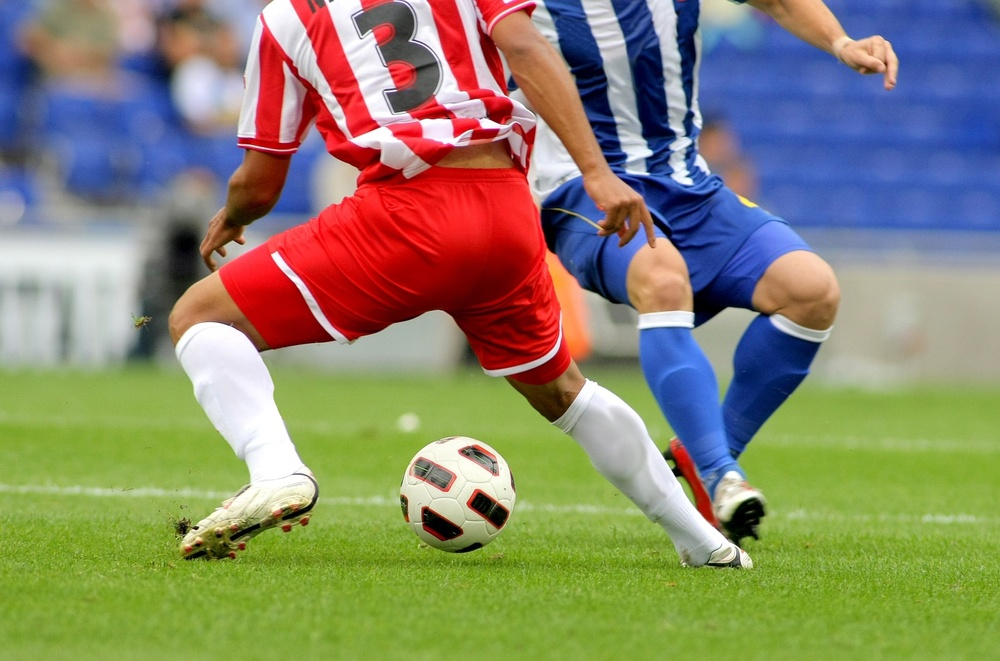
#> input picture m/0324/soccer.jpg, 1000 x 661 px, shrunk from 1434 x 948 before the run
$ python practice2.py
#> lines starting #> are read from the running program, lines starting #| are printed output that depends on the picture
import cv2 as cv
import matplotlib.pyplot as plt

img=cv.imread('soccer.jpg')
#> img is the input picture: shape (661, 1000, 3); mean B, G, R 107.3, 133.3, 136.8
h=cv.calcHist([img],[2],None,[256],[0,256])
#> h = 256 values, max 9233 at index 255, min 583 at index 15, mean 2582

plt.plot(h,color='r',linewidth=1)
plt.title("Red Channel Histogram")
plt.xlabel("Pixel Value")
plt.ylabel("Frequency")
plt.show()
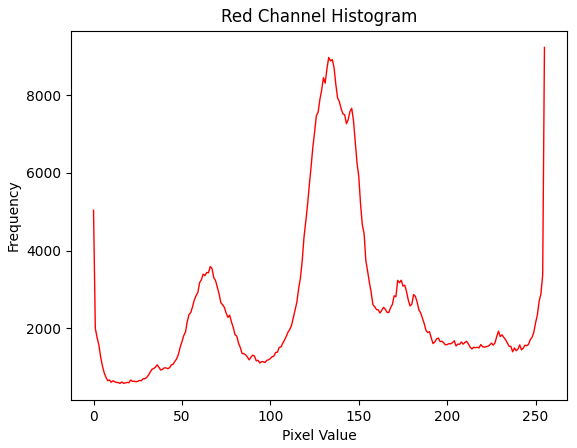
#> figure drawn by matplotlib, 1 panel; curve peaks at x = 255, y = 9233

$ run again, with m/0324/girl_laughing.jpg copied over m/0324/soccer.jpg
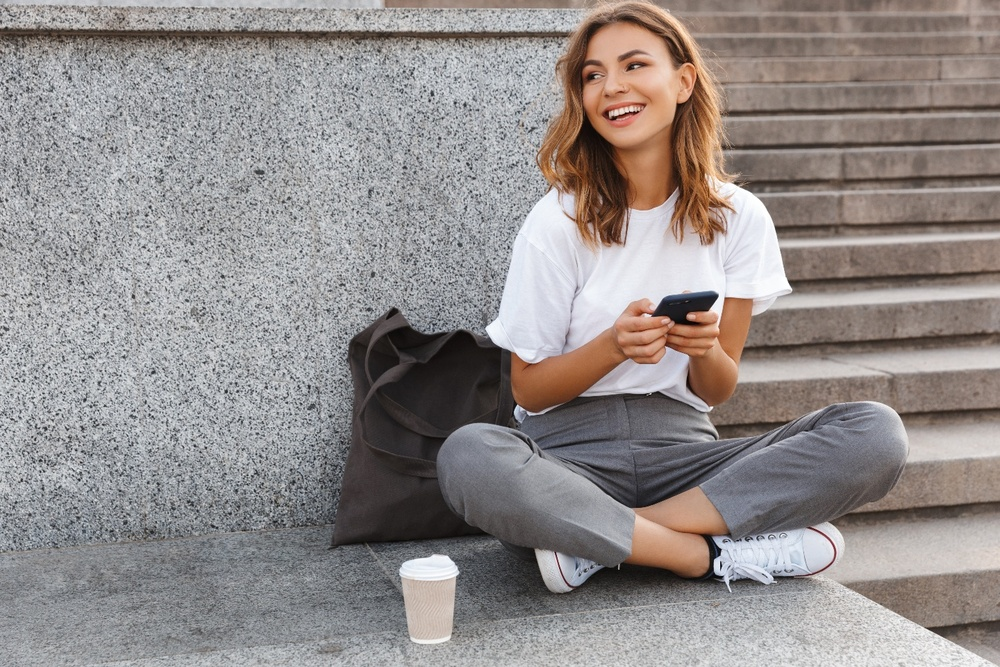
#> input picture m/0324/girl_laughing.jpg, 1000 x 667 px, shrunk from 1440 x 960 before the run
#> img is the input picture: shape (667, 1000, 3); mean B, G, R 139.3, 140.6, 146.9
#> h = 256 values, max 6212 at index 140, min 0 at index 0, mean 2605.5
#> `plt.show()`:
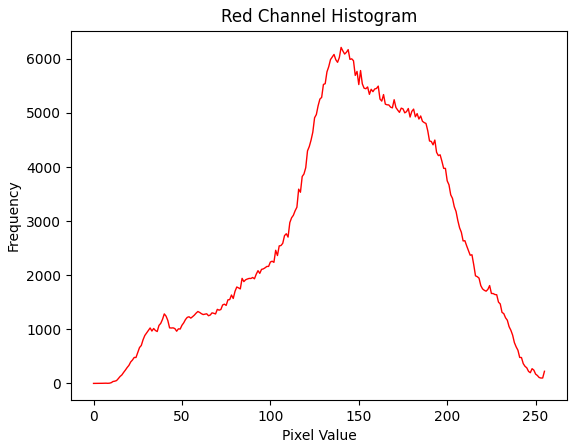
#> figure drawn by matplotlib, 1 panel; curve peaks at x = 140, y = 6212

$ run again, with m/0324/mistyroad.png saved as m/0324/soccer.jpg
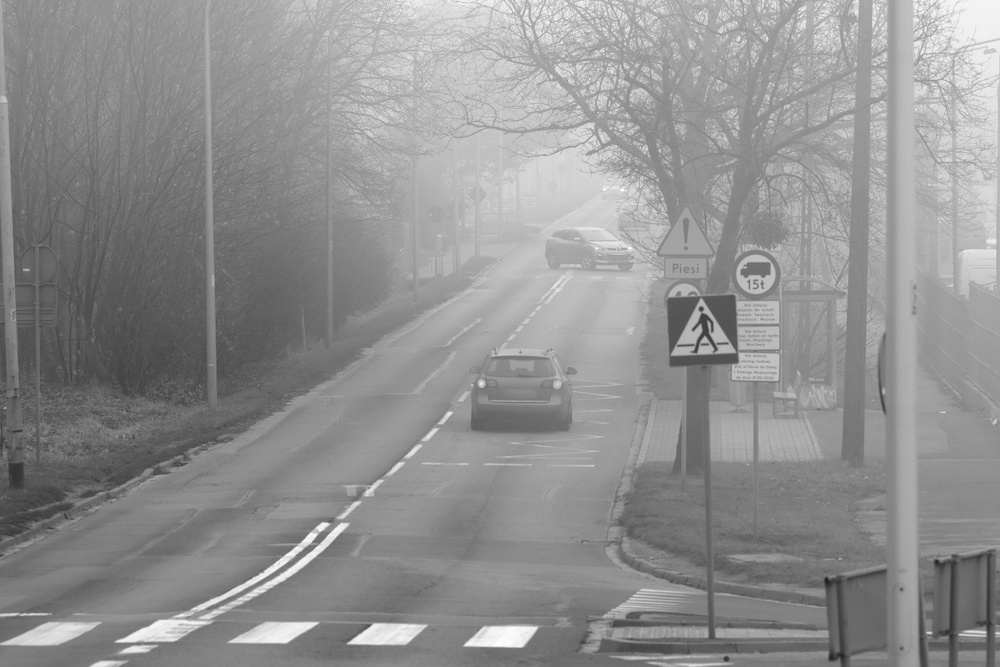
#> input picture m/0324/mistyroad.png, 1000 x 667 px, shrunk from 1368 x 912 before the run
#> img is the input picture: shape (667, 1000, 3); min 29, max 255, mean 144.8
#> h = 256 values, max 9102 at index 138, min 0 at index 0, mean 2605.5
#> `plt.show()`:
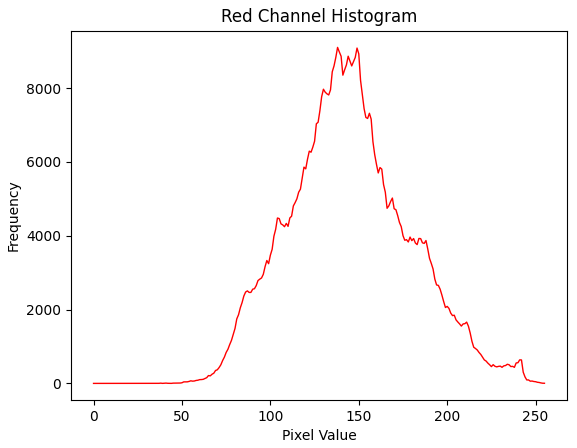
#> figure drawn by matplotlib, 1 panel; curve peaks at x = 138, y = 9102
